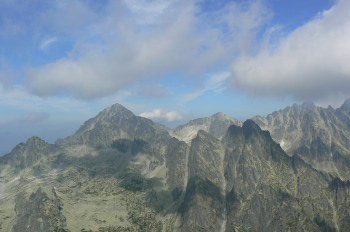
#> input picture tatras.jpg, 350 x 232 px
$ python grayscale.py
#> lines starting #> are read from the running program, lines starting #| are printed output that depends on the picture
#!/usr/bin/python3

from PIL import Image
import sys

try:
    tatras = Image.open("tatras.jpg")
#> tatras is the input picture: PIL image 350x232 RGB; mean R, G, B 125.7, 140.9, 153

except IOError:
    print("Unable to load image")
    sys.exit(1)

grayscale = tatras.convert('L')
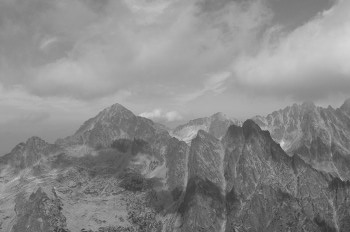
#> grayscale: PIL image 350x232 L; min 48, max 213, mean 137.7
grayscale.show()
